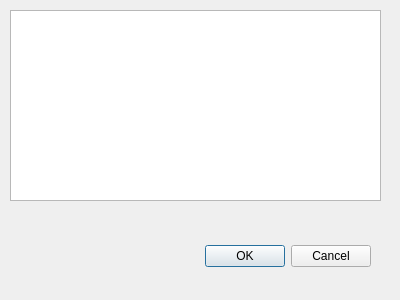
<?xml version="1.0" encoding="UTF-8"?>
<ui version="4.0">
 <class>Dialog</class>
 <widget class="QDialog" name="Dialog">
  <property name="geometry">
   <rect>
    <x>0</x>
    <y>0</y>
    <width>400</width>
    <height>300</height>
   </rect>
  </property>
  <property name="windowTitle">
   <string>Dialog</string>
  </property>
  <widget class="QDialogButtonBox" name="buttonBox">
   <property name="geometry">
    <rect>
     <x>30</x>
     <y>240</y>
     <width>341</width>
     <height>32</height>
    </rect>
   </property>
   <property name="orientation">
    <enum>Qt::Horizontal</enum>
   </property>
   <property name="standardButtons">
    <set>QDialogButtonBox::Cancel|QDialogButtonBox::Ok</set>
   </property>
  </widget>
  <widget class="QWidget" name="verticalLayoutWidget">
   <property name="geometry">
    <rect>
     <x>10</x>
     <y>10</y>
     <width>371</width>
     <height>191</height>
    </rect>
   </property>
   <layout class="QVBoxLayout" name="verticalLayout">
    <item>
     <widget class="QTextBrowser" name="textBrowser"/>
    </item>
   </layout>
  </widget>
 </widget>
 <resources/>
 <connections>
  <connection>
   <sender>buttonBox</sender>
   <signal>accepted()</signal>
   <receiver>Dialog</receiver>
   <slot>accept()</slot>
   <hints>
    <hint type="sourcelabel">
     <x>248</x>
     <y>254</y>
    </hint>
    <hint type="destinationlabel">
     <x>157</x>
     <y>274</y>
    </hint>
   </hints>
  </connection>
  <connection>
   <sender>buttonBox</sender>
   <signal>rejected()</signal>
   <receiver>Dialog</receiver>
   <slot>reject()</slot>
   <hints>
    <hint type="sourcelabel">
     <x>316</x>
     <y>260</y>
    </hint>
    <hint type="destinationlabel">
     <x>286</x>
     <y>274</y>
    </hint>
   </hints>
  </connection>
 </connections>
</ui>
